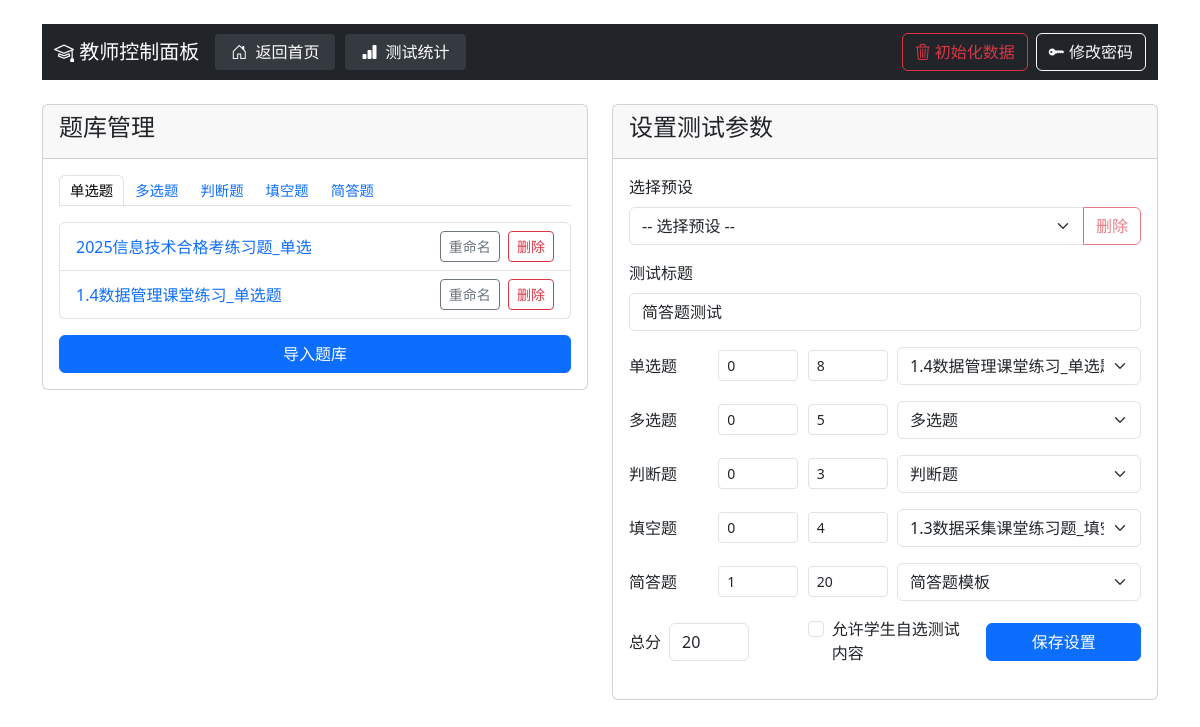
Page /teacher/dashboard (signed in) on the earlier database version.
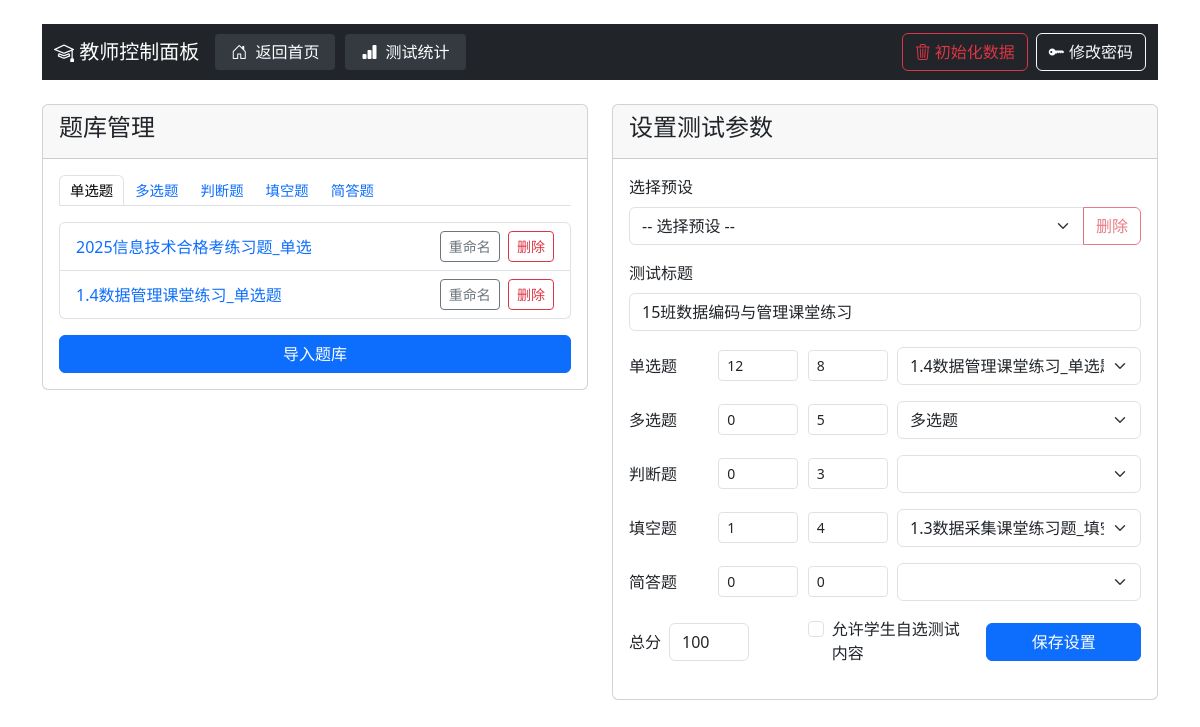
Same page on the later database version.
### app.py (models this page shows)
class Test(db.Model):
    id = db.Column(db.Integer, primary_key=True)
    title = db.Column(db.String(200), nullable=False)
    single_choice_count = db.Column(db.Integer, default=0)
    multiple_choice_count = db.Column(db.Integer, default=0)
    true_false_count = db.Column(db.Integer, default=0)
    fill_blank_count = db.Column(db.Integer, default=0)
    short_answer_count = db.Column(db.Integer, default=0)
    single_choice_score = db.Column(db.Integer, default=0)
    multiple_choice_score = db.Column(db.Integer, default=0)
    true_false_score = db.Column(db.Integer, default=0)
    fill_blank_score = db.Column(db.Integer, default=0)
    short_answer_score = db.Column(db.Integer, default=0)
    total_score = db.Column(db.Integer, nullable=False)
    created_at = db.Column(db.DateTime, default=datetime.utcnow)
    is_active = db.Column(db.Boolean, default=True)
    single_choice_bank_id = db.Column(db.Integer)
    multiple_choice_bank_id = db.Column(db.Integer)
    true_false_bank_id = db.Column(db.Integer)
    fill_blank_bank_id = db.Column(db.Integer)
    short_answer_bank_id = db.Column(db.Integer)
    allow_student_choice = db.Column(db.Boolean, default=False)

### app.py (the view)
@app.route('/teacher/dashboard')
def teacher_dashboard():
    if 'role' not in session or session['role'] != 'teacher':
        return redirect(url_for('teacher_login'))
    last_test = Test.query.order_by(Test.created_at.desc()).first()
    single_choice_questions = Question.query.filter_by(question_type='single_choice').all()
    multiple_choice_questions = Question.query.filter_by(question_type='multiple_choice').all()
    true_false_questions = Question.query.filter_by(question_type='true_false').all()
    fill_blank_questions = Question.query.filter_by(question_type='fill_blank').all()
    short_answer_questions = Question.query.filter_by(question_type='short_answer').all()
    return render_template('teacher_dashboard.html',
                         last_test=last_test,
                         single_choice_questions=single_choice_questions,
                         multiple_choice_questions=multiple_choice_questions,
                         true_false_questions=true_false_questions,
                         fill_blank_questions=fill_blank_questions,
                         short_answer_questions=short_answer_questions,
                         last_import_filename=session.get('last_import_filename'),
                         last_import_filepath=session.get('last_import_filepath'))

### templates/teacher_dashboard.html (shortened to what the changed rows need)
<!DOCTYPE html>
<html lang="zh">
<head>
    <link href="{{ url_for('static', filename='bootstrap/css/bootstrap.min.css') }}" rel="stylesheet">
    <link href="{{ url_for('static', filename='bootstrap-icons/font/bootstrap-icons.css') }}" rel="stylesheet">
</head>
<body class="container mt-4">
    <div class="row mt-4">
        <div class="col-md-6">
            <div class="card">
                <div class="card-body">
                    <form id="testSettingsForm" action="{{ url_for('save_test_settings') }}" method="post">
                        <div class="mb-3">
                            <label for="test_title" class="form-label">测试标题</label>
                            <input type="text" class="form-control" id="test_title" name="test_title" value="{{ last_test.title if last_test else '2025信息技术合格考练习题' }}" required>
                        </div>
                        <div class="mb-3">
                            <div class="row align-items-center">
                                <div class="col-md-2">
                                    <input type="number" class="form-control form-control-sm" name="single_choice_count" value="{{ last_test.single_choice_count if last_test else 20 }}" min="0" placeholder="数量" style="width: 80px;">
                                </div>
                                <div class="col-md-2">
                                    <input type="number" class="form-control form-control-sm" name="single_choice_score" value="{{ last_test.single_choice_score if last_test else 4 }}" min="0" placeholder="分值" style="width: 80px;">
                                </div>
                                <div class="col-md-6">
                                    <select class="form-select" name="single_choice_bank" data-selected="{{ last_test.single_choice_bank_id if last_test else '' }}">
                                        <option value="">选择题库</option>
                                    </select>
                                </div>
                            </div>
                        </div>
                        <div class="mb-3">
                            <div class="row align-items-center">
                                <div class="col-md-2">
                                    <input type="number" class="form-control form-control-sm" name="multiple_choice_count" value="{{ last_test.multiple_choice_count if last_test else 1 }}" min="0" placeholder="数量" style="width: 80px;">
                                </div>
                                <div class="col-md-2">
                                    <input type="number" class="form-control form-control-sm" name="multiple_choice_score" value="{{ last_test.multiple_choice_score if last_test else 5 }}" min="0" placeholder="分值" style="width: 80px;">
                                </div>
                                <div class="col-md-6">
                                    <select class="form-select" name="multiple_choice_bank" data-selected="{{ last_test.multiple_choice_bank_id if last_test else '' }}">
                                        <option value="">选择题库</option>
                                    </select>
                                </div>
                            </div>
                        </div>
                        <div class="mb-3">
                            <div class="row align-items-center">
                                <div class="col-md-2">
                                    <input type="number" class="form-control form-control-sm" name="true_false_count" value="{{ last_test.true_false_count if last_test else 2 }}" min="0" placeholder="数量" style="width: 80px;">
                                </div>
                                <div class="col-md-2">
                                    <input type="number" class="form-control form-control-sm" name="true_false_score" value="{{ last_test.true_false_score if last_test else 3 }}" min="0" placeholder="分值" style="width: 80px;">
                                </div>
                                <div class="col-md-6">
                                    <select class="form-select" name="true_false_bank" data-selected="{{ last_test.true_false_bank_id if last_test else '' }}">
                                        <option value="">选择题库</option>
                                    </select>
                                </div>
                            </div>
                        </div>
                        <div class="mb-3">
                            <div class="row align-items-center">
                                <div class="col-md-2">
                                    <input type="number" class="form-control form-control-sm" name="fill_blank_count" value="{{ last_test.fill_blank_count if last_test else 1 }}" min="0" placeholder="数量" style="width: 80px;">
                                </div>
                                <div class="col-md-2">
                                    <input type="number" class="form-control form-control-sm" name="fill_blank_score" value="{{ last_test.fill_blank_score if last_test else 9 }}" min="0" placeholder="分值" style="width: 80px;">
                                </div>
                                <div class="col-md-6">
                                    <select class="form-select" name="fill_blank_bank" data-selected="{{ last_test.fill_blank_bank_id if last_test else '' }}">
                                        <option value="">选择题库</option>
                                    </select>
                                </div>
                            </div>
                        </div>
                        <div class="mb-3">
                            <div class="row align-items-center">
                                <div class="col-md-2">
                                    <input type="number" class="form-control form-control-sm" name="short_answer_count" value="{{ last_test.short_answer_count if last_test else 0 }}" min="0" placeholder="数量" style="width: 80px;">
                                </div>
                                <div class="col-md-2">
                                    <input type="number" class="form-control form-control-sm" name="short_answer_score" value="{{ last_test.short_answer_score if last_test else 0 }}" min="0" placeholder="分值" style="width: 80px;">
                                </div>
                                <div class="col-md-6">
                                    <select class="form-select" name="short_answer_bank" data-selected="{{ last_test.short_answer_bank_id if last_test else '' }}">
                                        <option value="">选择题库</option>
                                    </select>
                                </div>
                            </div>
                        </div>
                        <div class="row align-items-center">
                            <div class="col-md-4 mb-3">
                                <div class="d-flex align-items-center">
                                    <label for="total_score" class="form-label mb-0 me-2">总分</label>
                                    <input type="number" class="form-control" id="total_score" name="total_score" value="{{ last_test.total_score if last_test else 100 }}" readonly style="width: 80px;">
                                </div>
                            </div>
                            <div class="col-md-4 mb-3">
                                <div class="form-check">
                                    <input class="form-check-input" type="checkbox" id="allow_student_choice" name="allow_student_choice" value="1" {% if last_test and last_test.allow_student_choice %}checked{% endif %}>
                                    <label class="form-check-label" for="allow_student_choice">
                                        允许学生自选测试内容
                                    </label>
                                </div>
                            </div>
                        </div>
                    </form>
                </div>
            </div>
        </div>
    </div>
</body>
</html>

Differences in the rows shown:
removed Test: test_title "简答题测试", single_choice_count "0", single_choice_score "8", single_choice_bank "1.4数据管理课堂练习_单选题", multiple_choice_count "0", multiple_choice_score "5", multiple_choice_bank "多选题", true_false_count "0", true_false_score "3", true_false_bank "判断题", fill_blank_count "0", fill_blank_score "4", fill_blank_bank "1.3数据采集课堂练习题_填空（5题）", short_answer_count "1", short_answer_score "20", short_answer_bank "简答题模板", total_score "20"
now on this page (row unchanged): Test: test_title "15班数据编码与管理课堂练习", single_choice_count "12", single_choice_score "8", single_choice_bank "1.4数据管理课堂练习_单选题", multiple_choice_count "0", multiple_choice_score "5", multiple_choice_bank "多选题", true_false_count "0", true_false_score "3", fill_blank_count "1", fill_blank_score "4", fill_blank_bank "1.3数据采集课堂练习题_填空（5题）", short_answer_count "0", short_answer_score "0", total_score "100"
